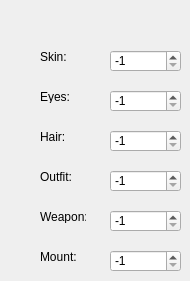
                 <widget class="QWidget" name="tab">
                  <attribute name="title">
                   <string>ColorTest</string>
                  </attribute>
                  <widget class="QLabel" name="label">
                   <property name="geometry">
                    <rect>
                     <x>40</x>
                     <y>50</y>
                     <width>46</width>
                     <height>13</height>
                    </rect>
                   </property>
                   <property name="text">
                    <string>Skin:</string>
                   </property>
                  </widget>
                  <widget class="QSpinBox" name="spinBox_cskin">
                   <property name="geometry">
                    <rect>
                     <x>110</x>
                     <y>50</y>
                     <width>71</width>
                     <height>22</height>
                    </rect>
                   </property>
                   <property name="minimum">
                    <number>-1</number>
                   </property>
                   <property name="value">
                    <number>-1</number>
                   </property>
                  </widget>
                  <widget class="QLabel" name="label_2">
                   <property name="geometry">
                    <rect>
                     <x>40</x>
                     <y>90</y>
                     <width>46</width>
                     <height>13</height>
                    </rect>
                   </property>
                   <property name="text">
                    <string>Eyes:</string>
                   </property>
                  </widget>
                  <widget class="QSpinBox" name="spinBox_ceyes">
                   <property name="geometry">
                    <rect>
                     <x>110</x>
                     <y>90</y>
                     <width>71</width>
                     <height>22</height>
                    </rect>
                   </property>
                   <property name="minimum">
                    <number>-1</number>
                   </property>
                   <property name="value">
                    <number>-1</number>
                   </property>
                  </widget>
                  <widget class="QLabel" name="label_3">
                   <property name="geometry">
                    <rect>
                     <x>40</x>
                     <y>130</y>
                     <width>46</width>
                     <height>13</height>
                    </rect>
                   </property>
                   <property name="text">
                    <string>Hair:</string>
                   </property>
                  </widget>
                  <widget class="QSpinBox" name="spinBox_chair">
                   <property name="geometry">
                    <rect>
                     <x>110</x>
                     <y>130</y>
                     <width>71</width>
                     <height>22</height>
                    </rect>
                   </property>
                   <property name="minimum">
                    <number>-1</number>
                   </property>
                   <property name="value">
                    <number>-1</number>
                   </property>
                  </widget>
                  <widget class="QLabel" name="label_4">
                   <property name="geometry">
                    <rect>
                     <x>40</x>
                     <y>170</y>
                     <width>46</width>
                     <height>13</height>
                    </rect>
                   </property>
                   <property name="text">
                    <string>Outfit:</string>
                   </property>
                  </widget>
                  <widget class="QSpinBox" name="spinBox_coutfit">
                   <property name="geometry">
                    <rect>
                     <x>110</x>
                     <y>170</y>
                     <width>71</width>
                     <height>22</height>
                    </rect>
                   </property>
                   <property name="minimum">
                    <number>-1</number>
                   </property>
                   <property name="value">
                    <number>-1</number>
                   </property>
                  </widget>
                  <widget class="QSpinBox" name="spinBox_cweapon">
                   <property name="geometry">
                    <rect>
                     <x>110</x>
                     <y>210</y>
                     <width>71</width>
                     <height>22</height>
                    </rect>
                   </property>
                   <property name="minimum">
                    <number>-1</number>
                   </property>
                   <property name="value">
                    <number>-1</number>
                   </property>
                  </widget>
                  <widget class="QSpinBox" name="spinBox_cmount">
                   <property name="geometry">
                    <rect>
                     <x>110</x>
                     <y>250</y>
                     <width>71</width>
                     <height>22</height>
                    </rect>
                   </property>
                   <property name="minimum">
                    <number>-1</number>
                   </property>
                   <property name="value">
                    <number>-1</number>
                   </property>
                  </widget>
                  <widget class="QLabel" name="label_5">
                   <property name="geometry">
                    <rect>
                     <x>40</x>
                     <y>210</y>
                     <width>46</width>
                     <height>13</height>
                    </rect>
                   </property>
                   <property name="text">
                    <string>Weapon:</string>
                   </property>
                  </widget>
                  <widget class="QLabel" name="label_6">
                   <property name="geometry">
                    <rect>
                     <x>40</x>
                     <y>250</y>
                     <width>46</width>
                     <height>13</height>
                    </rect>
                   </property>
                   <property name="text">
                    <string>Mount:</string>
                   </property>
                  </widget>
                 </widget>
